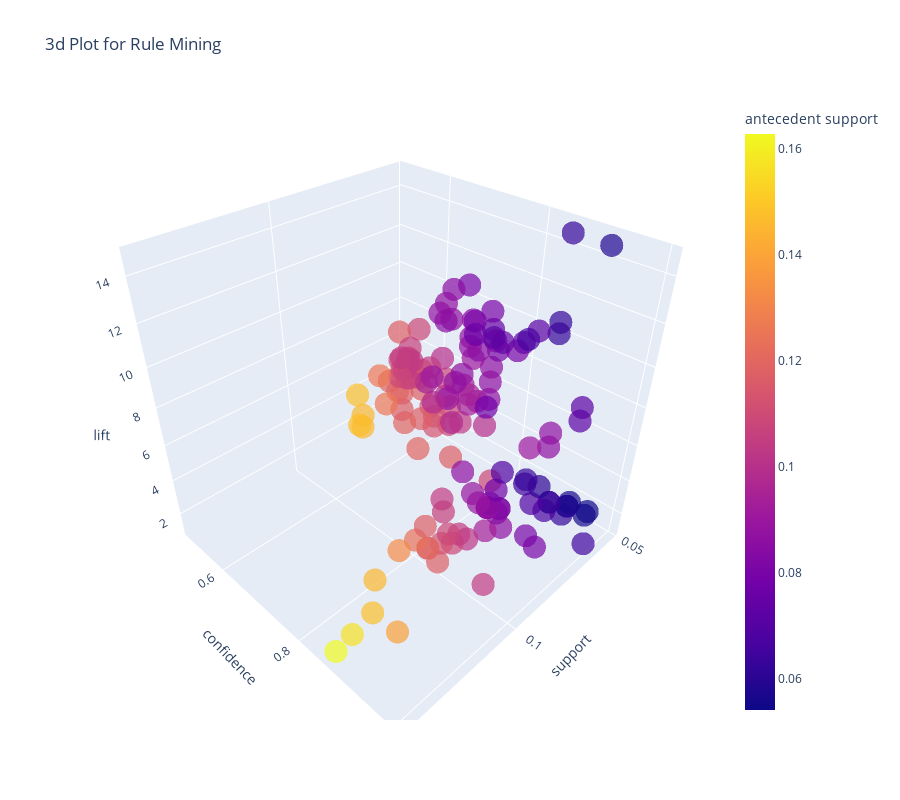

Here is the notebook cell this chart was saved with:
### Code cell
plot_model(model1, plot='3d')

### Figure 1 — Plotly figure (JSON) as saved in the notebook; plotly's stock layout.template omitted (floating-point values rounded to 4 significant figures; data arrays with more than 128 entries replaced by an {"elided": "..."} marker saying what was removed)
{"data": [{"customdata": {"elided": "141x2 str values"}, "hovertemplate": "support=%{x}<br>confidence=%{y}<br>lift=%{z}<br>antecedents=%{customdata[0]}<br>consequents=%{customdata[1]}<br>antecedent support=%{marker.color}<extra></extra>", "legendgroup": "", "marker": {"color": {"elided": "141 float values"}, "coloraxis": "coloraxis", "opacity": 0.7, "symbol": "circle"}, "mode": "markers", "name": "", "scene": "scene", "showlegend": false, "type": "scatter3d", "x": {"elided": "141 float values"}, "y": {"elided": "141 float values"}, "z": {"elided": "141 float values"}}], "layout": {"coloraxis": {"colorbar": {"title": {"text": "antecedent support"}}, "colorscale": [[0, "#0d0887"], [0.1111, "#46039f"], [0.2222, "#7201a8"], [0.3333, "#9c179e"], [0.4444, "#bd3786"], [0.5556, "#d8576b"], [0.6667, "#ed7953"], [0.7778, "#fb9f3a"], [0.8889, "#fdca26"], [1, "#f0f921"]]}, "height": 800, "legend": {"tracegroupgap": 0}, "scene": {"domain": {"x": [0, 1], "y": [0, 1]}, "xaxis": {"title": {"text": "support"}}, "yaxis": {"title": {"text": "confidence"}}, "zaxis": {"title": {"text": "lift"}}}, "title": {"text": "3d Plot for Rule Mining"}, "width": 900}}
